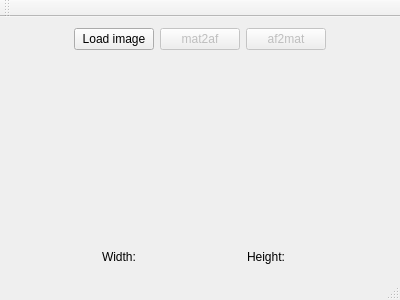
<?xml version="1.0" encoding="UTF-8"?>
<ui version="4.0">
 <class>MainWindow</class>
 <widget class="QMainWindow" name="MainWindow">
  <property name="geometry">
   <rect>
    <x>0</x>
    <y>0</y>
    <width>400</width>
    <height>300</height>
   </rect>
  </property>
  <property name="windowTitle">
   <string>AF/MAT Converter</string>
  </property>
  <widget class="QWidget" name="centralWidget">
   <layout class="QVBoxLayout" name="verticalLayout_2">
    <item>
     <layout class="QVBoxLayout" name="verticalLayout">
      <item>
       <layout class="QHBoxLayout" name="horizontalLayout_2">
        <item>
         <spacer name="horizontalSpacer">
          <property name="orientation">
           <enum>Qt::Horizontal</enum>
          </property>
          <property name="sizeHint" stdset="0">
           <size>
            <width>40</width>
            <height>20</height>
           </size>
          </property>
         </spacer>
        </item>
        <item>
         <widget class="QPushButton" name="pushButton">
          <property name="text">
           <string>Load image</string>
          </property>
         </widget>
        </item>
        <item>
         <layout class="QHBoxLayout" name="horizontalLayout">
          <item>
           <widget class="QPushButton" name="mat2af">
            <property name="enabled">
             <bool>false</bool>
            </property>
            <property name="text">
             <string>mat2af</string>
            </property>
           </widget>
          </item>
          <item>
           <widget class="QPushButton" name="af2mat">
            <property name="enabled">
             <bool>false</bool>
            </property>
            <property name="text">
             <string>af2mat</string>
            </property>
           </widget>
          </item>
         </layout>
        </item>
        <item>
         <spacer name="horizontalSpacer_2">
          <property name="orientation">
           <enum>Qt::Horizontal</enum>
          </property>
          <property name="sizeHint" stdset="0">
           <size>
            <width>40</width>
            <height>20</height>
           </size>
          </property>
         </spacer>
        </item>
       </layout>
      </item>
      <item alignment="Qt::AlignHCenter">
       <widget class="QLabel" name="filename">
        <property name="text">
         <string/>
        </property>
       </widget>
      </item>
      <item>
       <layout class="QHBoxLayout" name="horizontalLayout_3">
        <item>
         <spacer name="horizontalSpacer_3">
          <property name="orientation">
           <enum>Qt::Horizontal</enum>
          </property>
          <property name="sizeHint" stdset="0">
           <size>
            <width>40</width>
            <height>20</height>
           </size>
          </property>
         </spacer>
        </item>
        <item>
         <widget class="QLabel" name="image">
          <property name="sizePolicy">
           <sizepolicy hsizetype="Expanding" vsizetype="Expanding">
            <horstretch>0</horstretch>
            <verstretch>0</verstretch>
           </sizepolicy>
          </property>
          <property name="text">
           <string/>
          </property>
         </widget>
        </item>
        <item>
         <spacer name="horizontalSpacer_4">
          <property name="orientation">
           <enum>Qt::Horizontal</enum>
          </property>
          <property name="sizeHint" stdset="0">
           <size>
            <width>40</width>
            <height>20</height>
           </size>
          </property>
         </spacer>
        </item>
       </layout>
      </item>
     </layout>
    </item>
    <item>
     <layout class="QHBoxLayout" name="horizontalLayout_4">
      <item>
       <spacer name="horizontalSpacer_5">
        <property name="orientation">
         <enum>Qt::Horizontal</enum>
        </property>
        <property name="sizeHint" stdset="0">
         <size>
          <width>40</width>
          <height>20</height>
         </size>
        </property>
       </spacer>
      </item>
      <item alignment="Qt::AlignRight">
       <widget class="QLabel" name="label_2">
        <property name="text">
         <string>Width:</string>
        </property>
       </widget>
      </item>
      <item>
       <widget class="QLabel" name="width">
        <property name="text">
         <string/>
        </property>
       </widget>
      </item>
      <item>
       <spacer name="horizontalSpacer_7">
        <property name="orientation">
         <enum>Qt::Horizontal</enum>
        </property>
        <property name="sizeHint" stdset="0">
         <size>
          <width>40</width>
          <height>20</height>
         </size>
        </property>
       </spacer>
      </item>
      <item alignment="Qt::AlignRight">
       <widget class="QLabel" name="label">
        <property name="text">
         <string>Height:</string>
        </property>
       </widget>
      </item>
      <item>
       <widget class="QLabel" name="height">
        <property name="text">
         <string/>
        </property>
       </widget>
      </item>
      <item>
       <spacer name="horizontalSpacer_6">
        <property name="orientation">
         <enum>Qt::Horizontal</enum>
        </property>
        <property name="sizeHint" stdset="0">
         <size>
          <width>40</width>
          <height>20</height>
         </size>
        </property>
       </spacer>
      </item>
     </layout>
    </item>
   </layout>
  </widget>
  <widget class="QMenuBar" name="menuBar">
   <property name="geometry">
    <rect>
     <x>0</x>
     <y>0</y>
     <width>400</width>
     <height>17</height>
    </rect>
   </property>
  </widget>
  <widget class="QToolBar" name="mainToolBar">
   <attribute name="toolBarArea">
    <enum>TopToolBarArea</enum>
   </attribute>
   <attribute name="toolBarBreak">
    <bool>false</bool>
   </attribute>
  </widget>
  <widget class="QStatusBar" name="statusBar"/>
 </widget>
 <layoutdefault spacing="6" margin="11"/>
 <resources/>
 <connections/>
</ui>
